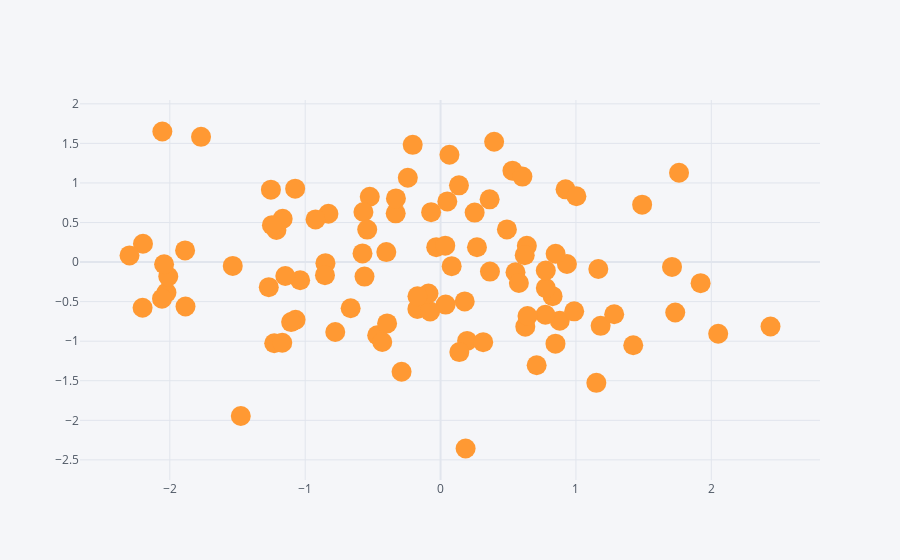

Notebook cell for this chart:
### Code cell
df.iplot(kind="scatter", x="A", y="B", mode="markers", size=20)
